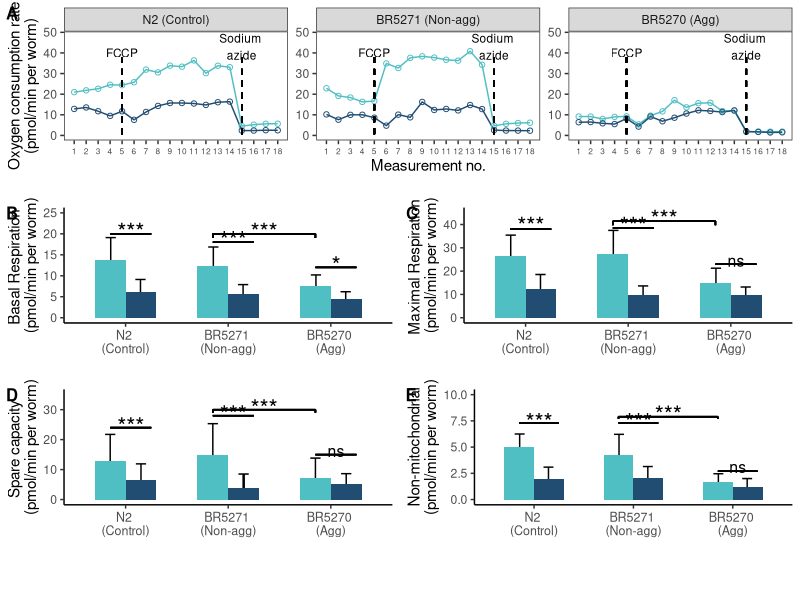

The R source for this figure:
#####################
# Analysis of mitochondrial function data across 5 different runs
#####################
# SETUP
library(tidyverse)
library(ggpubr)
library(cowplot)

# Call in cleaned data
resp <- read_tsv("mitochondrial_function/data/raw_data.txt") %>% 
    group_by(strain, treatment) %>% 
    summarise(mito.mean = mean(mito), mito.sd = sd(mito),
              max.mean = mean(max), max.sd = sd(max),
              azide.mean = mean(azide), azide.sd = sd(azide),
              spare.mean = mean(spare), spare.sd = sd(spare)) %>% 
    ungroup() %>% 
    mutate(gt = case_when(strain == "161" ~ "BR5270",
                          strain == "162" ~ "BR5271",
                          strain == "N2" ~ "N2")) 

resp$gt = factor(resp$gt, levels = c("N2","BR5271","BR5270"))

resp$treatment = factor(resp$treatment, levels = c("DMSO", "DDT"))

# Figures 
# Basal mitochondrial respiration    
mito <- resp %>% 
    ggplot(aes(x = gt, y = mito.mean, fill = treatment))  +
    geom_errorbar(aes(ymax = (mito.mean + mito.sd), ymin = (mito.mean - mito.sd)), position = position_dodge(width = 0.58), width = 0.2) +
    geom_bar(aes(fill = treatment), stat = "identity", position = "dodge", width = 0.6)  +
    scale_fill_manual(values = c( "#50BFC3", "#214D72")) +
    theme_classic() +
    theme(legend.position = "bottom", 
          axis.text.x = element_text(size = 9)) +
    ylab("Basal Respiration \n(pmol/min per worm)") +
    xlab("") +
    ylim(0, 25) +
    guides(fill = guide_legend("")) +
    theme(legend.position = "none") +
    geom_segment(aes(x=2.85, xend=3.25, y=12, yend=12)) +
    annotate("text", x = 3.05, y = 12.5, label = "*", size = 6) +
    geom_segment(aes(x=1.85, xend=2.25, y=18, yend=18)) +
    annotate("text", x = 2.05, y = 18.5, label = "***", size = 6) +
    geom_segment(aes(x=0.85, xend=1.25, y=20, yend=20)) +
    annotate("text", x = 1.05, y = 20.5, label = "***", size = 6) +
    geom_segment(aes(x=1.85, xend=2.85, y=20, yend=20)) +
    geom_segment(aes(x=1.85, xend=1.85, y = 19, yend= 20)) +
    geom_segment(aes(x=2.85, xend=2.85, y=19, yend=20)) +
    annotate("text", x = 2.35, y = 20.5, label = "***", size = 6) +
    scale_x_discrete(labels = c("N2 \n(Control)", "BR5271 \n(Non-agg)", "BR5270 \n(Agg)"))

# Maximal respiration
max <- resp %>% 
    ggplot(aes(x = gt, y = max.mean, fill = treatment))  +
    geom_errorbar(aes(ymax = (max.mean + max.sd), ymin = (max.mean - max.sd)), position = position_dodge(width = 0.58), width = 0.2) +
    geom_bar(aes(fill = treatment), stat = "identity", position = "dodge", width = 0.6)  +
    scale_fill_manual(values = c( "#50BFC3", "#214D72")) +
    theme_classic() +
    theme(legend.position = "bottom", 
          axis.text.x = element_text(size = 9)) +
    ylab("Maximal Respiration \n(pmol/min per worm)") +
    xlab("") +
    ylim(0, 45) +
    guides(fill = guide_legend("")) +
    theme(legend.position = "none") +
    geom_segment(aes(x=1.85, xend=2.25, y=38.5, yend=38.5)) +
    annotate("text", x = 2.05, y = 39.5, label = "***", size = 6) +
    geom_segment(aes(x=0.85, xend=1.25, y=38, yend=38)) +
    annotate("text", x = 1.05, y = 39.5, label = "***", size = 6) +
    geom_segment(aes(x=1.85, xend=2.85, y=41.5, yend=41.5)) +
    geom_segment(aes(x=1.85, xend=1.85, y = 39.7, yend=41.5)) +
    geom_segment(aes(x=2.85, xend=2.85, y=39.7, yend=41.5)) +
    annotate("text", x = 2.35, y = 42.5, label = "***", size = 6) +
    geom_segment(aes(x=2.85, xend=3.25, y=23, yend=23)) +
    annotate("text", x = 3.05, y = 24.5, label = "ns", size = 4) +
    scale_x_discrete(labels = c("N2 \n(Control)", "BR5271 \n(Non-agg)", "BR5270 \n(Agg)"))

# Spare capacity
spare <- resp %>% 
    ggplot(aes(x = gt, y = spare.mean, fill = treatment))  +
    geom_errorbar(aes(ymax = (spare.mean + spare.sd), ymin = (spare.mean - spare.sd)), position = position_dodge(width = 0.6), width = 0.2) +
    geom_bar(aes(fill = treatment), stat = "identity", position = "dodge", width = 0.6)  +
    scale_fill_manual(values = c( "#50BFC3", "#214D72")) +
    theme_classic() +
    theme(legend.position = "bottom", 
          axis.text.x = element_text(size = 9)) +
    ylab("Spare capacity \n(pmol/min per worm)") +
    xlab("") +
    ylim(0, 35) +
    guides(fill = guide_legend("")) +
    theme(legend.position = "none") +
    geom_segment(aes(x=1.85, xend=2.25, y=28, yend=28)) +
    annotate("text", x = 2.05, y = 28.5, label = "***", size = 6) +
    geom_segment(aes(x=0.85, xend=1.25, y=24, yend=24)) +
    annotate("text", x = 1.05, y = 24.5, label = "***", size = 6) +
    geom_segment(aes(x=1.85, xend=2.85, y=30, yend=30)) +
    geom_segment(aes(x=1.85, xend=1.85, y = 29, yend=30)) +
    geom_segment(aes(x=2.85, xend=2.85, y=29, yend=30)) +
    annotate("text", x = 2.35, y = 30.5, label = "***", size = 6) +
    geom_segment(aes(x=2.85, xend=3.25, y=15, yend=15)) +
    annotate("text", x = 3.05, y = 16.2, label = "ns", size = 4) +
    geom_segment(aes(x=2.15, xend=2.15, y=3.883473, yend=3.883473+4.630356)) +
    scale_x_discrete(labels = c("N2 \n(Control)", "BR5271 \n(Non-agg)", "BR5270 \n(Agg)")) 

# Non-mitochondrial respiration
azide <- resp %>% 
    ggplot(aes(x = gt, y = azide.mean, fill = treatment))  +
    geom_errorbar(aes(ymax = (azide.mean + azide.sd), ymin = (azide.mean - azide.sd)), position = position_dodge(width = 0.58), width = 0.2) +
    geom_bar(aes(fill = treatment), stat = "identity", position = "dodge", width = 0.6)  +
    scale_fill_manual(values = c( "#50BFC3", "#214D72")) +
    theme_classic() +
    theme(legend.position = "bottom", 
          axis.text.x = element_text(size = 9)) +
    ylab("Non-mitochondrial\n(pmol/min per worm)") +
    xlab("") +
    ylim(0, 10) +
    guides(fill = guide_legend("")) +
    theme(legend.position = "bottom") +
    geom_segment(aes(x=1.85, xend=2.25, y=7.3, yend=7.3)) +
    annotate("text", x = 2.05, y = 7.4, label = "***", size = 6) +
    geom_segment(aes(x=0.85, xend=1.25, y=7.3, yend=7.3)) +
    annotate("text", x = 1.05, y = 7.4, label = "***", size = 6) +
    geom_segment(aes(x=1.85, xend=2.85, y=7.9, yend=7.9)) +
    geom_segment(aes(x=1.85, xend=1.85, y = 7.7, yend=7.9)) +
    geom_segment(aes(x=2.85, xend=2.85, y=7.7, yend=7.9)) +
    annotate("text", x = 2.35, y = 8.1, label = "***", size = 6) +
    geom_segment(aes(x=2.85, xend=3.25, y=2.7, yend=2.7)) +
    annotate("text", x = 3.05, y = 3.1, label = "ns", size = 4) +
    scale_x_discrete(labels = c("N2 \n(Control)", "BR5271 \n(Non-agg)", "BR5270 \n(Agg)")) 


##### Stats using all wells
all <- read_tsv("mitochondrial_function/data/raw_data.txt")

fit.max.all <- aov(max ~ group + factor(run), data = all)
anova(fit.max.all)
TukeyHSD(fit.max.all, "group")


fit.mito.all <- aov(mito ~ group + factor(run), data = all)
anova(fit.mito.all)
TukeyHSD(fit.mito.all, "group")


fit.azide.all <- aov(azide ~ group + factor(run), data = all)
anova(fit.azide.all)
TukeyHSD(fit.azide.all, "group")


fit.spare.all <- aov(spare ~ group + factor(run), data = all)
anova(fit.spare.all)
TukeyHSD(fit.spare.all, "group")

# Figure of respresentative OCR profile
#Read  in  the ocr file

ocr_raw <- read.table("mitochondrial_function/data/seahorse_08062020_ocr.txt",  header = T,  sep = "\t")

#Extract the wells of interest
wells <- c("B", "C", "D", "E", "F", "G")

ocr <- ocr_raw[grep(paste(wells, collapse="|"), ocr_raw$Well),]

# Worm count
worms <- c(13, 20, 8, 17, 24, 24, 21, 19, 12, 12, 28, 19,
           8, 5, 10, 8, 10, 12, 20, 33, 22, 28, 29, 30,
           15, 11, 5, 12, 12, 4, 13, 27, 21, 21, 32, 6,
           12, 14,13, 10, 6, 22, 35, 13, 19, 7, 5, 4, 
           6, 2, 6, 8, 10, 8, 15, 16, 14, 17, 13, 11,
           17, 11, 11, 9, 7, 4, 14, 22, 15, 10,12, 6)

# extract well ids to create dataframe with worm number data
well_id <- ocr$Well[grep(paste(wells, collapse="|"), ocr$Well)]

wells_worms <- cbind.data.frame(as.character(well_id), (worms))

names(wells_worms) <- c("Well", "no.worms")

ocr_worms <- ocr %>% 
    left_join(wells_worms, by ="Well") %>% 
    select(Measurement, OCR, Group, no.worms, Well) %>%
    mutate(ocr.p.worm = OCR/no.worms) %>%
    filter(no.worms >= 3 & no.worms <=31 ) 

ocr_worms_plot <- ocr_worms %>% 
    group_by(Group, Measurement)%>%
    summarize(mean.ocr.p.worm = mean(ocr.p.worm),  sd.ocr.p.worm = sd(ocr.p.worm),
              count = n()) %>%
    ungroup() %>%
    group_by() %>%
    mutate(group.plot = case_when(Group == "161 Control" ~ "BR5270 DMSO",
                                  Group == "WT Control" ~ "N2 DMSO",
                                  Group == "WT DDT" ~ "N2 DDT",
                                  Group == "mev-1 Control" ~ "mev-1 DMSO",
                                  Group == "161 DDT" ~ "BR5270 DDT",
                                  Group == "mev-1 DDT" ~ "mev-1 DDT",
                                  Group == "162 DDT" ~ "BR5271 DDT",
                                  Group == "162 Control" ~ "BR5271 DMSO")) %>%
    mutate(group.plot = fct_reorder(group.plot, mean.ocr.p.worm, .desc = T)) %>% 
    mutate(treatment = case_when(grepl("DMSO", group.plot) ~ "DMSO",
                                 grepl("DDT", group.plot) ~ "DDT")) %>% 
    mutate(strain = unlist(lapply(str_split(.$group.plot, " "), function(x) x[1])))  %>% 
    filter(strain != "mev-1")

ocr_control_plot <- ocr_worms_plot %>% 
    filter(treatment == "DMSO")

ocr_worms_plot$strain = factor(ocr_worms_plot$strain,  levels  = c("N2", "BR5271", "BR5270"))

ocr_worms_plot$treatment = factor(ocr_worms_plot$treatment,  levels  = c("DMSO", "DDT"))

strain.labs = c("N2 (Control)", "BR5271 (Non-agg)", "BR5270 (Agg)")
names(strain.labs) <- c("N2", "BR5271", "BR5270")

profile <- ggplot(data = ocr_worms_plot, mapping = aes(x = Measurement, y = mean.ocr.p.worm)) + 
    geom_line(aes(color = treatment))+
    #geom_errorbar(aes(ymin = mean.ocr.p.worm - sd.ocr.p.worm, ymax = mean.ocr.p.worm + sd.ocr.p.worm, color = group.plot), 
    # width = 0.2, alpha = 0.45) +
    geom_point(aes(color = treatment), shape = 1) +
    ylim(0, 48) +
    labs(
        x = "Measurement no.",
        y = "Oxygen consumption rate\n(pmol/min per worm)"
    ) +
    scale_linetype_manual(values = c(2,1)) +
    scale_color_manual(values = c("#50BFC3", "#214D72")) +
    annotate("text",x = 5, y = 40, label = "FCCP", size = 3) +
    annotate("text", x = 15, y = 43, label = "Sodium \nazide", size = 3)+
    geom_segment(aes(x=5, xend=5, y=38, yend=0), color = "black", linetype = "dashed")+
    geom_segment(aes(x=15, xend=15, y=38, yend=0), color = "black", linetype = "dashed") +
    scale_x_continuous(breaks = seq(0,18,by=1)) +
    facet_wrap(~strain, nrow = 1, ncol = 3, scales = "free", labeller = labeller(strain = strain.labs)) +
    theme_bw() +
    theme(panel.grid = element_blank()) +
    theme(legend.position = "bottom") +
    theme(legend.title = element_blank(), axis.text.x = element_text(size = 6)) 

# Use cowplot to create a grid of figures for publication

legend_b <- get_legend(
    azide +
        guides(color = guide_legend(nrow = 1)) +
        theme(legend.position = "bottom")
)

legend_p <- get_legend(
    profile +
        guides(color = guide_legend(nrow = 1)) +
        theme(legend.position = "bottom")
)

bottom_row <- plot_grid(mito, max, spare, azide + theme(legend.position="none"), labels = c('B', 'C', "D", "E"), label_size = 12)
row_legend <- plot_grid(bottom_row, legend_b, ncol = 1, rel_heights = c(1, .1))

prof <- profile + theme(legend.position="none")
prof_legend <- plot_grid(prof, legend_p,  ncol = 1, rel_heights = c(1, .1))

plot_grid(prof_legend, row_legend, nrow = 2, rel_heights = c(1.5,3), labels = c("A", ""), label_size = 12)

# To save plot as a pdf
#pdf("mitochondrial_function/figures/ocr_bars.pdf", width = 7.5, height = 10)
#plot_grid(prof_legend, row_legend, nrow = 2, rel_heights = c(1.5,3), labels = c("A", ""), label_size = 12)
#dev.off()

